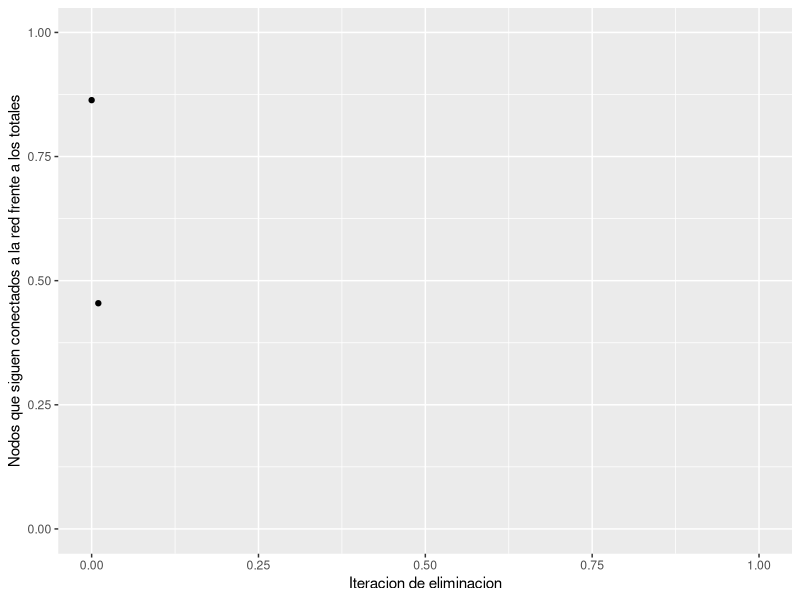

Write the R code that produced this figure.
library(igraph)

################# Grafos con iGraph.

## Limpiar terminal de R
cat("\014")

## Borrar variables de R
rm(list=ls())

nodes <- read.table("./string_node_degrees.tsv", sep = '\t',header = TRUE, as.is=T)


links <- read.table("./string_interactions.tsv", sep = '\t',header = TRUE, as.is=T)

## Crea un nuevo grafo a partir de los nodos y de las aristas proporcionadas. La red será dirigida.
g <- graph_from_data_frame(d=links, vertices=nodes, directed=T)


## Functiones ##
suppressMessages(library(dplyr))
suppressMessages(library(ggplot2))

sequential.attacks.targeted <- function(grafo){
  q = seq(from=0,to=1,by=0.01)
  g = grafo
  S = max(components(grafo)$csize)/vcount(grafo)
  contador = S
  removalset = NULL
  v = vcount(grafo)
  s = max(components(grafo)$csize)
  for(i in q){
    if(max(components(g)$csize)/vcount(grafo) >0.05){
      removalset <- names(sort(degree(g),decreasing = T)[1:(i*vcount(g))])
      g <- delete.vertices(graph = g, v = removalset)
      S = c(S, max(components(g)$csize)/vcount(grafo))
      v <- c(v, vcount(g))
      s = c(s, max(components(g)$csize))
      contador = max(components(g)$csize)/vcount(grafo)
    }
  }
  S.vs.q <- tbl_df(data.frame(cbind(q[1:length(S)],S,s,v)))
  names(S.vs.q) <- c("q", "S", "s", "v")
  return(S.vs.q)
}


sequential.attacks.random <- function(grafo){
  q = seq(from=0,to=1,by=0.01)
  g = grafo
  S = max(components(grafo)$csize)/vcount(grafo)
  contador = S
  removalset = NULL
  v = vcount(grafo)
  s = max(components(grafo)$csize)
  for(i in q){
    if(contador > 0.05 & length(removalset) < vcount(g)/2){
      removalset <- sample(x = V(g)$name, size = 10, replace = F)
      g <- delete.vertices(graph = g, v = removalset)
      S = c(S, max(components(g)$csize)/vcount(grafo))
      v <- c(v, vcount(g))
      s = c(s, max(components(g)$csize))
      contador = max(components(g)$csize)/vcount(grafo)
    }
  }
  S.vs.q <- tbl_df(data.frame(cbind(q[1:length(S)],S,s,v)))
  names(S.vs.q) <- c("q", "S", "s", "v")
  return(S.vs.q)
}

ataques_dirigidos <- sequential.attacks.targeted(g)
ataques_dirigidos

#qplot(data=ataques_dirigidos, x=ataques_dirigidos$q, y=ataques_dirigidos$S, xlab = "Iteracion de eliminacion",
#      ylab = "Nodos que siguen conectados a la red frente a los totales", xlim = c(0, 1))


ataques_aleatorios <- sequential.attacks.random(g)
ataques_aleatorios

qplot(data=ataques_aleatorios, x=ataques_aleatorios$q, y=ataques_aleatorios$S, xlab = "Iteracion de eliminacion",
      ylab = "Nodos que siguen conectados a la red frente a los totales", xlim = c(0, 1), ylim= c(0, 1))
